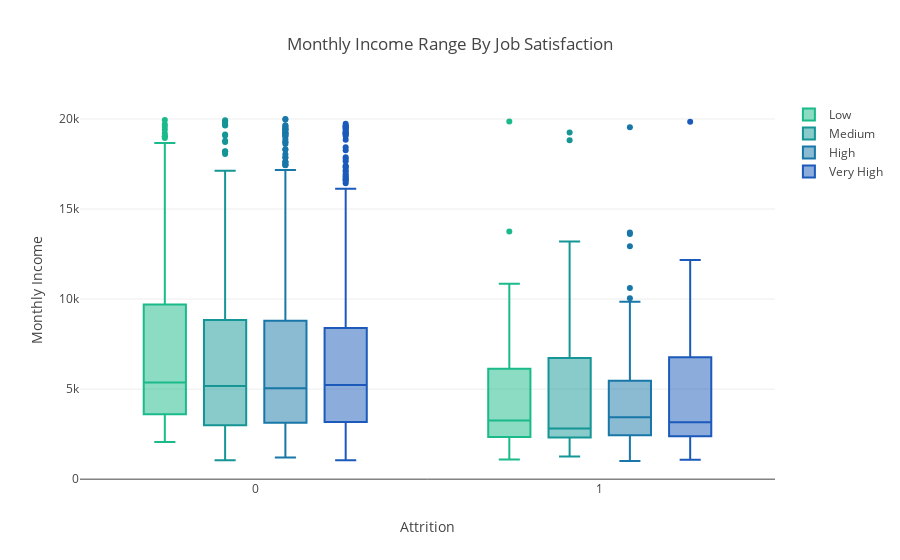

The code cell stored with this chart in its notebook:
### Code cell
trace1 = go.Box(
    x= data[data['JobSatisfaction'] == 1]['Attrition'],
    y= data[data['JobSatisfaction'] == 1]['MonthlyIncome'],
    name= 'Low',
    marker = dict(color='#1bba8a')
)

trace2 = go.Box(
    x= data[data['JobSatisfaction'] == 2]['Attrition'],
    y= data[data['JobSatisfaction'] == 2]['MonthlyIncome'],
    name= 'Medium',
    marker = dict(color='#159595')
)

trace3 = go.Box(
    x= data[data['JobSatisfaction'] == 3]['Attrition'],
    y= data[data['JobSatisfaction'] == 3]['MonthlyIncome'],
    name= 'High',
    marker = dict(color='#1877a8')
)

trace4 = go.Box(
    x= data[data['JobSatisfaction'] == 4]['Attrition'],
    y= data[data['JobSatisfaction'] == 4]['MonthlyIncome'],
    name= 'Very High',
    marker = dict(color='#1B5ABA')
)

layout = go.Layout(
    title = 'Monthly Income Range By Job Satisfaction',
    boxmode='group',
    xaxis = dict(title='Attrition'),
    yaxis = dict(title='Monthly Income')
)

fig = dict(data=[trace1, trace2, trace3, trace4], layout=layout)
py.iplot(fig)

### Figure 1 — Plotly figure (JSON) as saved in the notebook; plotly's stock layout.template omitted (floating-point values rounded to 4 significant figures; data arrays with more than 128 entries replaced by an {"elided": "..."} marker saying what was removed)
{"data": [{"marker": {"color": "#1bba8a"}, "name": "Low", "type": "box", "uid": "878684da-e1d1-4a24-9f76-2924eefed997", "x": {"elided": "289 int values"}, "y": {"elided": "289 int values"}}, {"marker": {"color": "#159595"}, "name": "Medium", "type": "box", "uid": "cac4c7e3-a887-4f36-b40d-97bda73eb366", "x": {"elided": "280 int values"}, "y": {"elided": "280 int values"}}, {"marker": {"color": "#1877a8"}, "name": "High", "type": "box", "uid": "148411e0-686e-4d90-95c4-432261dce4f4", "x": {"elided": "442 int values"}, "y": {"elided": "442 int values"}}, {"marker": {"color": "#1B5ABA"}, "name": "Very High", "type": "box", "uid": "d4f7f24b-60ab-4864-a51a-43a3c7ab0fa2", "x": {"elided": "459 int values"}, "y": {"elided": "459 int values"}}], "layout": {"boxmode": "group", "title": {"text": "Monthly Income Range By Job Satisfaction"}, "xaxis": {"title": {"text": "Attrition"}}, "yaxis": {"title": {"text": "Monthly Income"}}}}
